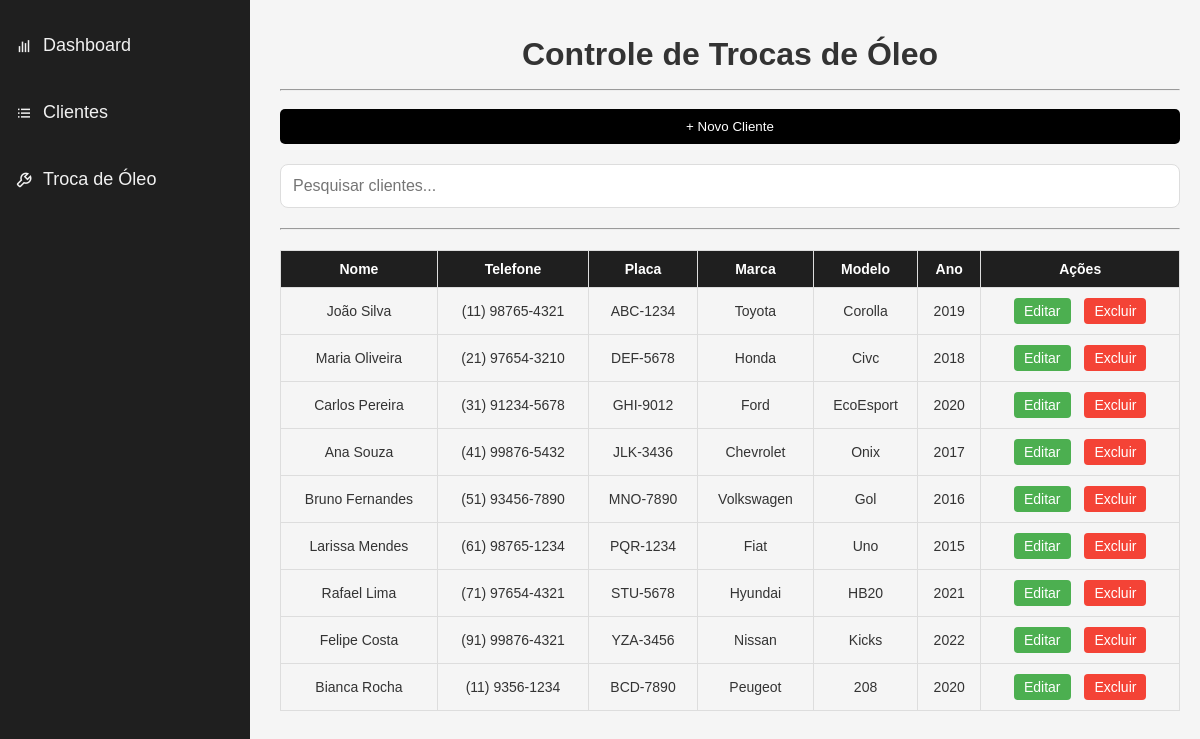
Screenshot of /clientes with the database file from the repository.
### tables this page shows
CREATE TABLE clientes (
                id INTEGER PRIMARY KEY AUTOINCREMENT,
                nome TEXT,
                telefone TEXT,
                placa TEXT,
                marca TEXT,
                modelo TEXT,
                ano INTEGER
            );

### app.py (the view, shortened to what this page needs)
@app.route('/clientes', methods=['GET', 'POST'])
def clientes():
    with connect_db() as conn:
        cursor = conn.execute("SELECT * FROM clientes")
        clientes = cursor.fetchall()
    return render_template('clientes.html', clientes=clientes)

### app.py (called while the page is built)
def connect_db():
    return sqlite3.connect(DATABASE)

### templates/clientes.html (shortened to what this page needs)
{% extends "base.html" %}
{% block content %}
<hr>
<br>
<button id="btnNovoCliente" class="button">+ Novo Cliente</button>
<input type="text" id="search" placeholder="Pesquisar clientes..." class="search-bar">
<hr>
<table id="clientesTable" class="table">
    <tr>
        <th>Nome</th>
        <th>Telefone</th>
        <th>Placa</th>
        <th>Marca</th>
        <th>Modelo</th>
        <th>Ano</th>
        <th>Ações</th>
    </tr>
    {% for cliente in clientes %}
    <tr>
        <td>{{ cliente[1] }}</td>
        <td>{{ cliente[2] }}</td>
        <td>{{ cliente[3] }}</td>
        <td>{{ cliente[4] }}</td>
        <td>{{ cliente[5] }}</td>
        <td>{{ cliente[6] }}</td>
        <td>
            <a href="javascript:void(0);" class="edit-btn" onclick="editCliente({{ cliente[0] }})">Editar</a>
            <a href="javascript:void(0);" class="delete-btn" onclick="confirmDeleteCliente({{ cliente[0] }})">Excluir</a>
        </td>
    </tr>
    {% endfor %}
</table>
{% endblock %}

### templates/base.html (shortened to what this page needs)
<!DOCTYPE html>
<html lang="pt-BR">
<head>
    <link rel="stylesheet" href="{{ url_for('static', filename='style.css') }}">
    <link href="https://unpkg.com/boxicons@2.1.1/css/boxicons.min.css" rel="stylesheet">
</head>
<body>
<div class="sidebar">
    <a href="{{ url_for('dashboard') }}"><i class='bx bx-bar-chart'></i>Dashboard</a>
    <a href="{{ url_for('clientes') }}"><i class='bx bx-list-ul'></i>Clientes</a>
    <a href="{{ url_for('troca_oleo') }}"><i class='bx bx-wrench'></i>Troca de Óleo</a>
</div>
<div class="main-content">
    <header>
        <h1>Controle de Trocas de Óleo</h1>
    </header>
    <main>
        {% block content %}{% endblock %}
    </main>
</div>
</body>
</html>

### static/style.css (style rules this page uses)
* { margin: 0; padding: 0; box-sizing: border-box; }
body { font-family: Arial, sans-serif; background-color: #f5f5f5; color: #333; }
header { background-color: #f5f5f5; padding: 1em; color: #333; text-align: center; }
.sidebar { width: 250px; position: fixed; height: 100%; background-color: #1f1f1f; padding-top: 20px; display: flex; flex-direction: column; gap: 1em; }
.sidebar a { padding: 15px; text-align: left; text-decoration: none; font-size: 18px; color: #f1f1f1; display: flex; align-items: center; gap: 10px; transition: 0.3s; }
.main-content { margin-left: 260px; padding: 20px; }
button { background-color: #000000; color: white; padding: 10px 20px; border: none; cursor: pointer; border-radius: 5px; transition: 0.3s; width: 100%; }
.search-bar { width: 100%; padding: 12px; margin: 20px 0; font-size: 16px; border: 1px solid #ddd; border-radius: 8px; }
table { width: 100%; border-collapse: collapse; margin: 20px 0; }
table, th, td { border: 1px solid #ddd; }
th, td { padding: 10px; text-align: center; font-size: 14px; }
th { background-color: #1f1f1f; color: white; }
.edit-btn, .delete-btn { display: inline-block; padding: 5px 10px; margin: 0 5px; text-decoration: none; font-size: 14px; color: #fff; border-radius: 4px; transition: background-color 0.3s ease; cursor: pointer; }
.edit-btn { background-color: #4CAF50; }
.delete-btn { background-color: #f44336; }

### rows the page displays
clientes: nome "João Silva", telefone "(11) 98765-4321", placa "ABC-1234", marca "Toyota", modelo "Corolla", ano "2019"
clientes: nome "Maria Oliveira", telefone "(21) 97654-3210", placa "DEF-5678", marca "Honda", modelo "Civc", ano "2018"
clientes: nome "Carlos Pereira", telefone "(31) 91234-5678", placa "GHI-9012", marca "Ford", modelo "EcoEsport", ano "2020"
clientes: nome "Ana Souza", telefone "(41) 99876-5432", placa "JLK-3436", marca "Chevrolet", modelo "Onix", ano "2017"
clientes: nome "Bruno Fernandes", telefone "(51) 93456-7890", placa "MNO-7890", marca "Volkswagen", modelo "Gol", ano "2016"
clientes: nome "Larissa Mendes", telefone "(61) 98765-1234", placa "PQR-1234", marca "Fiat", modelo "Uno", ano "2015"
clientes: nome "Rafael Lima", telefone "(71) 97654-4321", placa "STU-5678", marca "Hyundai", modelo "HB20", ano "2021"
clientes: nome "Felipe Costa", telefone "(91) 99876-4321", placa "YZA-3456", marca "Nissan", modelo "Kicks", ano "2022"
clientes: nome "Bianca Rocha", telefone "(11) 9356-1234", placa "BCD-7890", marca "Peugeot", modelo "208", ano "2020"
